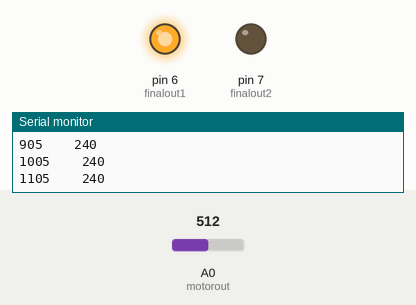
Recording of a sketch running on a simulated Arduino Uno, built with avr-gcc and run on an emulated ATmega328P. Parts: output pins drawn as LEDs (lit = HIGH), the last lines printed to the serial monitor. Dashed ring = blinking. The test bench sets the inputs (shaded band); at power-on: A0 (motorout) = 512.

Above: at 1.2 s.
1.3 s: A0 (motorout) set to 791
At 1.8 s:
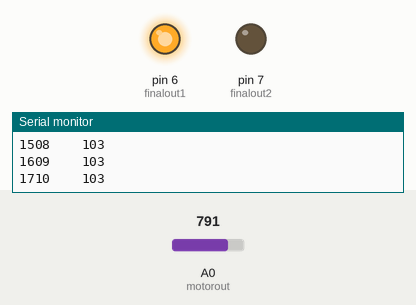
2.9 s: A0 (motorout) set to 807
5.9 s: A0 (motorout) set to 987
At 8.8 s:
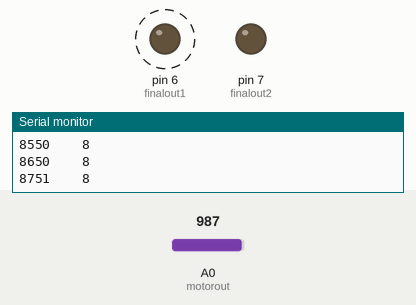
8.9 s: A0 (motorout) set to 1002
At 9.8 s:
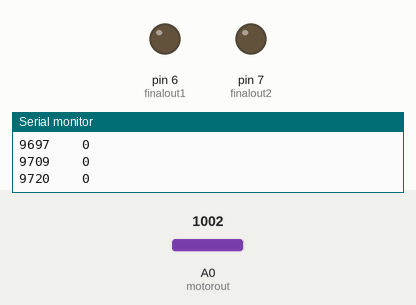
11.9 s: A0 (motorout) set to 1023
At 12.12 s:
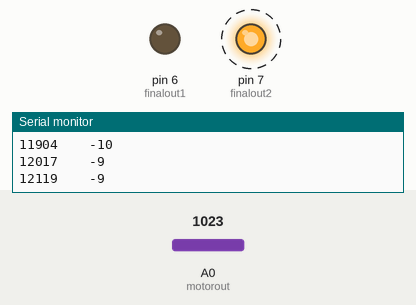
14.9 s: A0 (motorout) set to 716
At 15.5 s:
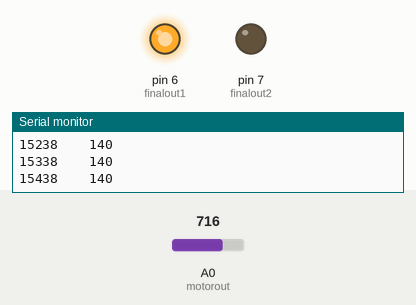
Timing chart, 0 to 17.4 s (numbered marks = the images above; inputs shaded):
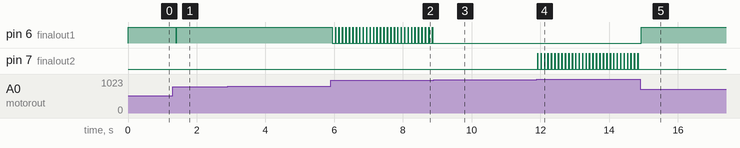

Measured:
- the behaviour switches between 1001 and 1002 on A0 (motorout) (found by bisection; images 2 and 3)
- after the input at 1.3 s, pin 6 (finalout1): HIGH → LOW after 0.10 s, → HIGH 0.01 s later
- after the input at 5.9 s, pin 6 (finalout1): alternates HIGH for 0.01 s and LOW for 0.09 s, starting after 0.05 s
- after the input at 8.9 s, pin 6 (finalout1): stops changing and stays LOW
- after the input at 11.9 s, pin 7 (finalout2): alternates HIGH for 0.01 s and LOW for 0.09 s, starting at once
- after the input at 14.9 s, pin 6 (finalout1): LOW → HIGH at once; pin 7 (finalout2): stops changing and stays LOW

The sketch:

pid_controller.ino
```cpp
#define motorout A0
#define finalout1 6
#define finalout2 7

int  out, feedback, timer, T = 100;
float error, perr, derr, ierr, kp, kd, ki, setpoint, lasterr = 0,count =0;

void setup() {
	Serial.begin(9600);

    pinMode(motorout,INPUT);
    pinMode(finalout1,OUTPUT);
    pinMode(finalout2,OUTPUT);

    kp=100;
    kd=10;
    ki=0.0001;

}

void loop() {
    feedback = analogRead(motorout);

    if(count==0){
        setpoint=2.4 + feedback * 5.0 / 1024;
        if (setpoint >5 )
            setpoint -= 5;
        count++;
    }

    error = setpoint - feedback * 5.0 / 1024;
    perr = kp * error;
    derr = kd * (error - lasterr);
    ierr += ki * error;
    lasterr=error;
    out = perr + derr + ierr;

    timer = millis();
    Serial.print(timer);
    Serial.print("    ");
    Serial.println(out);

    if(out>0) {
        digitalWrite(finalout1 , HIGH);
        digitalWrite(finalout2 , LOW);

        if(out<T) {
            delay(out);
            digitalWrite(finalout1 , LOW);
            digitalWrite(finalout2 , LOW);
            delay(T-out);
        }
        else
            delay(T);

    }

    else
    if(out <0 ) {
        digitalWrite(finalout1 , LOW);
        digitalWrite(finalout2 , HIGH);

        if(out > -T) {
            delay(-out);
            digitalWrite(finalout1 , LOW);
            digitalWrite(finalout2 , LOW);
            delay(T+out);
        }
        else
            delay(T);

    }
}
```
